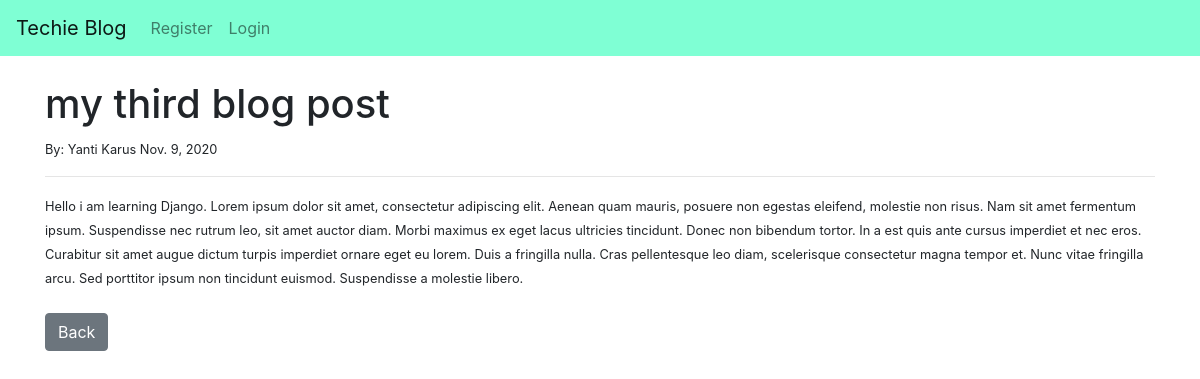
Screenshot of /post/3 with the database file from the repository.
### theblog/models.py (models this page shows, shortened)
class Post(models.Model):
    title = models.CharField(max_length=255)
    title_tag = models.CharField(max_length=255)
    author = models.ForeignKey(User, on_delete=models.CASCADE)
    body = models.TextField()
    post_date= models.DateField(auto_now_add=True)

### theblog/views.py (the view)
# urls.py: path('post/<int:pk>', PostDetailView.as_view(), name="post_detail"),
class PostDetailView(DetailView):
    model = Post
    template_name = "post_detail.html"

### theblog/templates/post_detail.html (shortened to what this page needs)
{% extends 'base.html' %}
{% block content %}
    <h1>{{post.title}}</h1>
    <small>By: {{post.author.first_name}} {{post.author.last_name}} {{post.post_date}}
        <br/>
    <hr>
    {{post.body}}
    <br/><br/>
    <a href="{% url 'home'%}" class="btn btn-secondary">Back</a>
{% endblock %}

### rows the page displays
Post: title "my third blog post", author.first_name "Yanti", author.last_name "Karus", post_date "Nov. 9, 2020", body "Hello i am learning Django. Lorem ipsum dolor sit amet, consectetur adipiscing elit. Aenean quam mauris, posuere non egestas eleifend, molestie non risus. Nam sit amet fermentum ipsum. Suspendisse nec rutrum leo, sit amet auctor diam. Morbi maximus ex eget lacus ultricies tincidunt. Donec non bibendum tortor. In a est quis ante cursus imperdiet et nec eros. Curabitur sit amet augue dictum turpis imperdiet ornare eget eu lorem. Duis a fringilla nulla. Cras pellentesque leo diam, scelerisque consectetur magna tempor et. Nunc vitae fringilla arcu. Sed porttitor ipsum non tincidunt euismod. Suspendisse a molestie libero."
